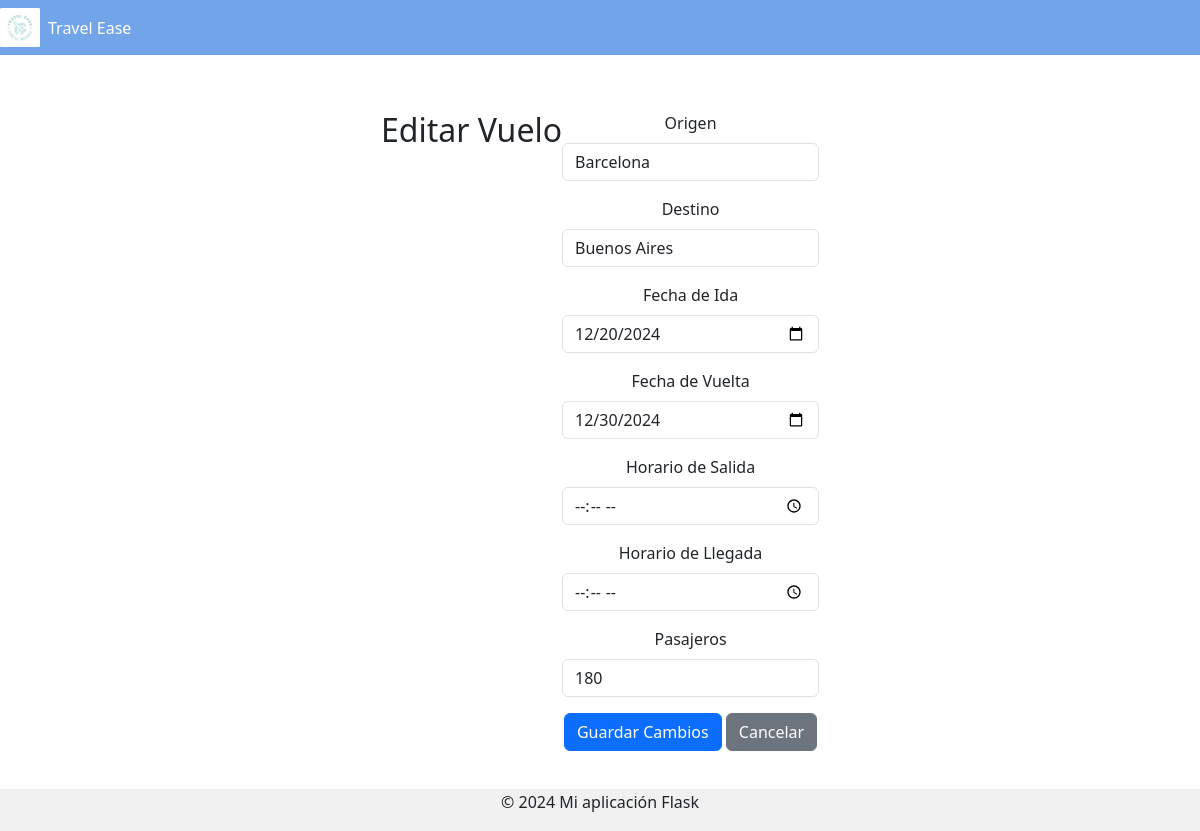
/busqueda/editar_vuelo/3, run on the app's committed database.
### tables this page shows
CREATE TABLE vuelos (id INTEGER PRIMARY KEY AUTOINCREMENT, origen TEXT, destino TEXT, fecha_ida DATE, fecha_vuelta DATE, horario_salida DATETIME, horario_llegada DATETIME, pasajeros INTEGER);

### app/blueprints/busqueda/routes.py (the view)
@busqueda_bp.route('/editar_vuelo/<int:id>', methods=['GET', 'POST'])
def editar_vuelo(id):
    conexion = conectar()
    cursor = conexion.cursor()
    if request.method == 'POST':
        origen = request.form['origen']
        destino = request.form['destino']
        fecha_ida = request.form['fecha_ida']
        fecha_vuelta = request.form['fecha_vuelta']
        horario_salida = request.form['horario_salida']
        horario_llegada = request.form['horario_llegada']
        pasajeros = request.form['pasajeros']
        cursor.execute("""
            UPDATE vuelos
            SET origen = ?, destino = ?, fecha_ida = ?, fecha_vuelta = ?, horario_salida = ?, horario_llegada = ?, pasajeros = ?
            WHERE id = ?""",
            (origen, destino, fecha_ida, fecha_vuelta, horario_salida, horario_llegada, pasajeros, id)
        )
        conexion.commit()
        conexion.close()
        flash('Vuelo actualizado con éxito')
        return redirect(url_for('busqueda.ver_vuelos'))
    else:
        cursor.execute("SELECT * FROM vuelos WHERE id = ?", (id,))
        vuelo = cursor.fetchone()
        conexion.close()
        return render_template('busqueda/editar_vuelo.html', vuelo=vuelo)

### app/blueprints/busqueda/routes.py (called while the page is built)
def conectar():
    return sqlite3.connect('agencia_viajes.db')

### app/templates/busqueda/editar_vuelo.html (shortened to what this page needs)
<!DOCTYPE html>
<html lang="en">
<head>
  <link rel="stylesheet" href="{{ url_for('static', filename='css/style.css') }}">
  <link href="https://cdn.jsdelivr.net/npm/bootstrap@5.3.3/dist/css/bootstrap.min.css" rel="stylesheet">
</head>
<body>
  <header class="navbar">
    <div class="logo">
      <img src="{{ url_for('static', filename='css/ruta-del-logo.png') }}" alt="Logo de la Marca">
      <span>Travel Ease</span>
    </div>
  </header>
  <div class="container mt-4">
    <h2>Editar Vuelo</h2>
    <form method="POST">
      <div class="mb-3">
        <label for="origen" class="form-label">Origen</label>
        <input type="text" id="origen" name="origen" class="form-control" value="{{ vuelo[1] }}" required>
      </div>
      <div class="mb-3">
        <label for="destino" class="form-label">Destino</label>
        <input type="text" id="destino" name="destino" class="form-control" value="{{ vuelo[2] }}" required>
      </div>
      <div class="mb-3">
        <label for="fecha_ida" class="form-label">Fecha de Ida</label>
        <input type="date" id="fecha_ida" name="fecha_ida" class="form-control" value="{{ vuelo[3] }}" required>
      </div>
      <div class="mb-3">
        <label for="fecha_vuelta" class="form-label">Fecha de Vuelta</label>
        <input type="date" id="fecha_vuelta" name="fecha_vuelta" class="form-control" value="{{ vuelo[4] }}" required>
      </div>
      <div class="mb-3">
        <label for="horario_salida" class="form-label">Horario de Salida</label>
        <input type="time" id="horario_salida" name="horario_salida" class="form-control" value="{{ vuelo[5] }}" required>
      </div>
      <div class="mb-3">
        <label for="horario_llegada" class="form-label">Horario de Llegada</label>
        <input type="time" id="horario_llegada" name="horario_llegada" class="form-control" value="{{ vuelo[6] }}" required>
      </div>
      <div class="mb-3">
        <label for="pasajeros" class="form-label">Pasajeros</label>
        <input type="number" id="pasajeros" name="pasajeros" class="form-control" value="{{ vuelo[7] }}" required>
      </div>
      <button type="submit" class="btn btn-primary">Guardar Cambios</button>
      <a href="{{ url_for('busqueda.ver_vuelos') }}" class="btn btn-secondary">Cancelar</a>
    </form>
  </div>
  <br><br>
  <footer class="text-center mt-4">
    <p>© 2024 Mi aplicación Flask</p>
  </footer>
</body>
</html>

### app/static/css/style.css (style rules this page uses)
* { padding: 0; margin: 0; }
.navbar { display: flex; justify-content: space-between; align-items: center; padding: 1rem 2rem; background-color: #72a4ea; color: white; }
.logo { display: flex; align-items: center; }
.logo img { width: 40px; height: auto; margin-right: 0.5rem; }
.container { display: flex; justify-content: center; padding: 2rem; flex-wrap: wrap; }
h2 { color: #333; font-size: 1.5rem; }
button { background-color: #72a4ea; color: white; border: none; padding: 10px 15px; border-radius: 5px; cursor: pointer; }
.container { text-align: center; }
.btn { padding: 10px 20px; }
body { font-family: Arial, sans-serif; line-height: 1.6; }
footer { background-color: #f1f1f1; text-align: center; padding: 1px; position: fixed; width: 100%; bottom: 0; }

### data on the page
vuelos: origen "Barcelona", destino "Buenos Aires", fecha_ida "12/20/2024", fecha_vuelta "12/30/2024", pasajeros "180"
